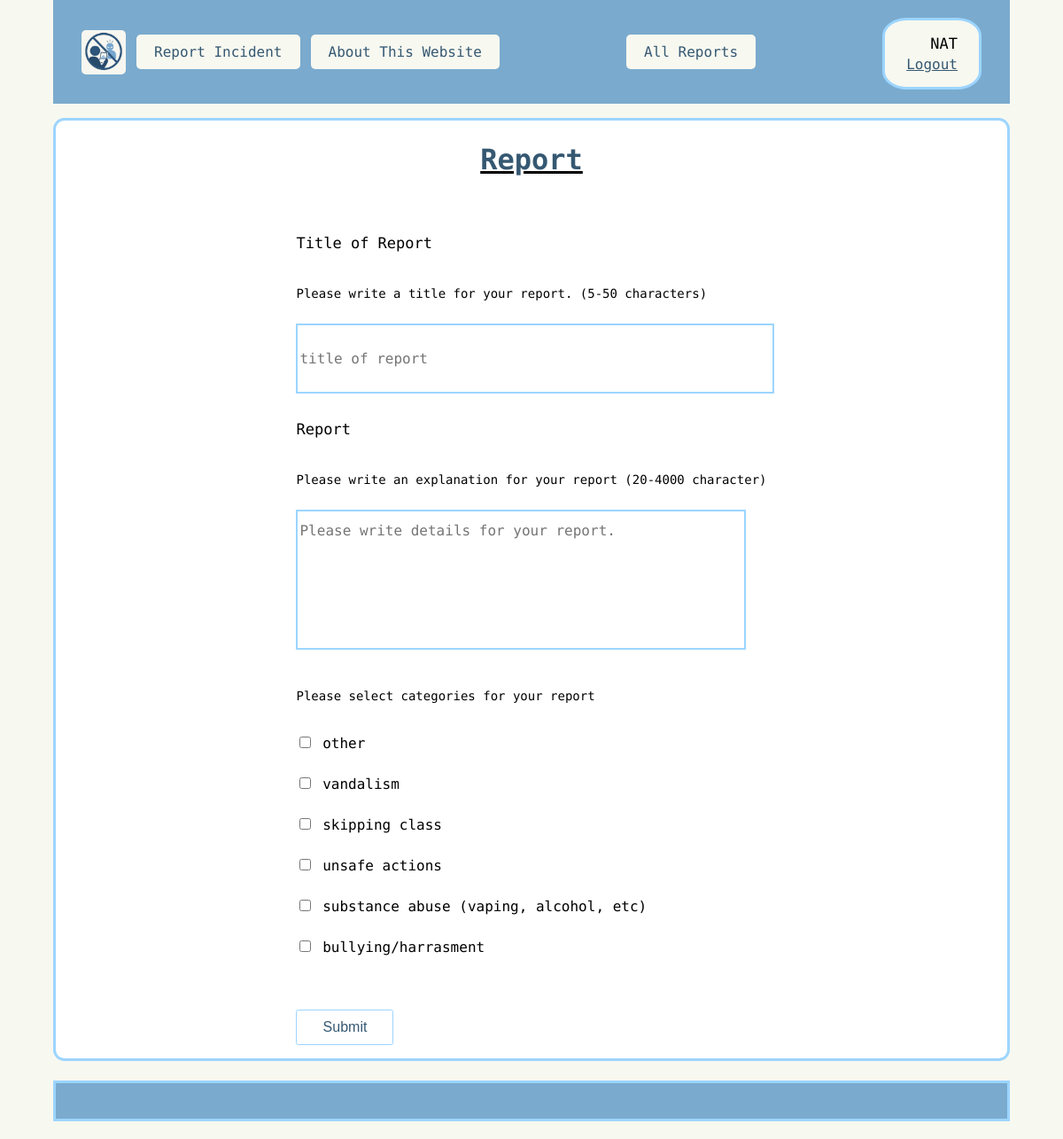
/ (signed in), run on the app's committed database.
### routes.py (models this page shows, shortened)
class User(UserMixin, db.Model):
    __tablename__ = "User"
    user_id = db.Column(db.Integer, primary_key=True)
    user_name = db.Column(db.String, nullable=False, unique=True)
    password = db.Column(db.String, nullable=False )
    teacher_code = db.Column(db.String, nullable=False, unique=True)
    admin = db.Column(db.Integer, nullable=False, default=0)

class Type(db.Model):
    __tablename__ = "Type"
    type_id = db.Column(db.Integer, primary_key=True)
    type = db.Column(db.String, nullable=False)

### routes.py (the view)
@app.route("/", methods=["GET", "POST"])
def report():
    form = ReportForm()
    form.type.choices = [(str(rt.type_id), rt.type) for rt in Type.query.all()]
    if form.validate_on_submit():
        title = form.title.data  # if form is filled, assign name
        report = form.report.data
        report_time = datetime.now().strftime("%Y-%m-%d %H:%M") # make report_time show only date, hour and minutes
        status_id = 4
        priority_id = 6
        new_report = Reports(
            report_title=title,
            report_detail=report,
            report_time=report_time,
            status_id=status_id,
            priority_id=priority_id
        )
        types = form.type.data
        for type_id_str in types: # loop each type
            type_obj = Type.query.get(int(type_id_str)) # query for type with the type id
            if type_obj:
                new_report.types.append(type_obj) # add to new report
        try:
            db.session.add(new_report) # add to db session
            db.session.commit() # commit to db
            form.title.data = ""  # reset for the next time
            form.report.data = ""
            form.type.data = []
            return render_template("report.html", title=title, form=form) #also return title to say report was submit
        except Exception:
            db.session.rollback() # take db session back
            flash("Something Went Wrong! Please try again...") # tell user it didn't work
            return render_template("report.html", form=form)
    else:
        return render_template("report.html", form=form)

### routes.py
class ReportForm(FlaskForm):
    title = StringField(
        "title",
        validators=[
            DataRequired(message="A title is required"),
            Length(
                min=5, max=50, message="The title must be between 5 and 50 characters"
            ),
        ],
    )
    report = TextAreaField(
        "reports",
        validators=[
            DataRequired(message="An explanation is required"),
            Length(min=20, message="A more detailed explanation is required"),
            Length(max=4000, message="Please write a more consise explanation"),
        ],
    )
    type = MultiCheckboxField(
        "type",
        choices=[],
        validators=[
            DataRequired(message="Please select a category"),
        ],
    )
    submit = SubmitField("Submit")

### routes.py (called while the page is built)
@login_manager.user_loader
def load_user(user_id): # look for user based on user_id
    return User.query.get(user_id)

### templates/report.html (shortened to what this page needs)
{%extends "layout.html"%}
{%block content%}
<div class="words">
    {% if title%}
    <div class="centre">
        <h1> Your report, "{{title}}" has been sent</h1><br>
        <a href="http://127.0.0.1:5000/">Write another report</a>
    </div>
    {% else %}
        <div class="centre">
            <u><h1>Report</h1></u>
        </div>
        <div class="centre1">
            <form method = "POST" novalidate>
                <p>Title of Report</p>
                <p class="add_info">Please write a title for your report. (5-50 characters)</p>
                {{ form.title(class_ = "form-control report-textbox", placeholder = "title of report") }}
                <br>
                <p>Report</p>
                <p class="add_info">Please write an explanation for your report (20-4000 character)</p>
                {{ form.report(class_ = "form-control report-textarea", placeholder = "Please write details for your report.") }}
                <br/>
                <p class="add_info">Please select categories for your report</p>
                <ul>
                    {% for subfield in form.type %}
                        <li>{{ subfield() }} {{ subfield.label }}</li>
                    {% endfor %}
                </ul>
                <br/>
                {{ form.submit(class_ = "form_button") }}
            </form>
        </div>
</div>
{% endif %}
{%endblock%}

### templates/header.html (shortened to what this page needs)
<nav>
    <div class="nav-left">
        <a href="http://127.0.0.1:5000/" class="link"><img class="logo" src="/static/images/Logo.png" alt="Logo" ></a>
        <a href="http://127.0.0.1:5000/" class="h_link">Report Incident</a>
        <a href="http://127.0.0.1:5000/about" class="h_link">About This Website</a>
    </div>
    {% if current_user.is_authenticated %}
        <div class="nav-right">
            <a href="http://127.0.0.1:5000/view" class="h_link">All Reports</a>
        </div>
        <div class="user_info">
            <p>{{ current_user.teacher_code }}</p>
            <a href="{{ url_for('logout') }}" class="link" >Logout</a>
        </div>
    {% elif  not current_user.is_authenticated %}
        <a href="{{ url_for('login') }}" class="h_link">teacher login</a>
    {% endif %}
</nav>

### static/style.css (style rules this page uses)
html, body { font-family: "Victor Mono", monospace; margin-top: 0px; margin-bottom: 0px; }
h1 { color: #355872; }
a { color: #355872; }
p { font-size: 17px; }
form input, form textarea { margin-bottom: 3px; }
.add_info { font-size: 14px; }
.words { display: grid; align-items: center; gap: 1rem; border: 3px solid #9CD5FF; background-color: white; border-radius: 0.8rem; margin-top: 1rem; margin-bottom: 1rem; padding: 0.15rem 1.5rem; overflow-wrap: break-word; line-height:2.5rem; }
.logo { width: auto; height: 50px; vertical-align: middle; border-radius: 5px; }
header nav { display: flex; align-items: center; justify-content: space-between; gap: 1rem; flex-wrap: wrap; }
.nav-right { display: flex; align-items: center; gap: 0.75rem; flex-wrap: wrap; }
.nav-left { display: flex; align-items: center; gap: 0.75rem; flex-wrap: wrap; }
.h_link { background-color: #F7F8F0; padding: 10px 20px; border-radius: 5px; text-decoration: none; color: #355872; }
.user_info { display: flex; flex-direction: column; align-items: flex-end; gap: 0.25rem; margin-top: 0.25rem; border: 3px solid #9CD5FF; padding: 1rem 1.5rem; background-color: #F7F8F0; border-radius: 25%; }
.user_info p { margin: 0; }
body { background-color: #F7F8F0; margin-left: 5%; margin-right: 5%; }
.centre { display: flex; flex-direction: column; flex-wrap: wrap; justify-content: center; align-items: center; }
.centre1 { display: flex; flex-wrap: wrap; justify-content: center; align-items: stretch; margin-bottom: 5%; }
.report-textbox { border: 2px solid #9CD5FF; font: inherit; width: 100%; height:8%; }
.report-textarea { border: 2px solid #9CD5FF; font: inherit; width: 100%; max-width: 500px; height: 150px; resize: none; }
form ul { list-style: none; padding: 0; margin: 10px 0; }
form li { margin-bottom: 6px; }
.form_button { background-color: white; padding: 10px 18px; border-radius: 2.5px; text-decoration: none; color: #355872; border: 1px solid #9CD5FF; font-size: 1rem; min-width: 110px; }

### data on the page
User: teacher_code "NAT"
Type: label "other"
Type: label "vandalism"
Type: label "skipping class"
Type: label "unsafe actions"
Type: label "substance abuse (vaping, alcohol, etc)"
Type: label "bullying/harrasment"
